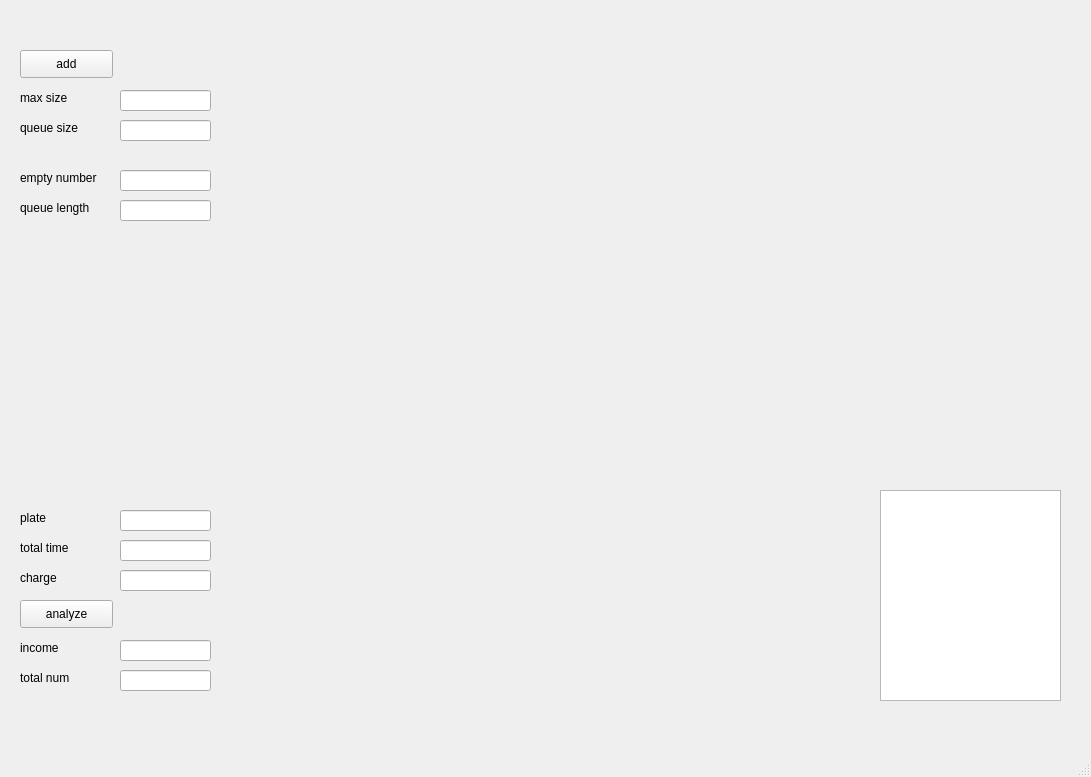
<?xml version="1.0" encoding="UTF-8"?>
<ui version="4.0">
 <class>MainWindow</class>
 <widget class="QMainWindow" name="MainWindow">
  <property name="geometry">
   <rect>
    <x>0</x>
    <y>0</y>
    <width>1091</width>
    <height>777</height>
   </rect>
  </property>
  <property name="windowTitle">
   <string>MainWindow</string>
  </property>
  <widget class="QWidget" name="centralwidget">
   <widget class="QPushButton" name="pushButton">
    <property name="geometry">
     <rect>
      <x>20</x>
      <y>50</y>
      <width>93</width>
      <height>28</height>
     </rect>
    </property>
    <property name="text">
     <string>add</string>
    </property>
   </widget>
   <widget class="QPushButton" name="pushButton_2">
    <property name="geometry">
     <rect>
      <x>20</x>
      <y>600</y>
      <width>93</width>
      <height>28</height>
     </rect>
    </property>
    <property name="text">
     <string>analyze</string>
    </property>
   </widget>
   <widget class="QLabel" name="label">
    <property name="geometry">
     <rect>
      <x>20</x>
      <y>90</y>
      <width>72</width>
      <height>15</height>
     </rect>
    </property>
    <property name="text">
     <string>max size</string>
    </property>
   </widget>
   <widget class="QLabel" name="label_2">
    <property name="geometry">
     <rect>
      <x>20</x>
      <y>120</y>
      <width>81</width>
      <height>16</height>
     </rect>
    </property>
    <property name="text">
     <string>queue size</string>
    </property>
   </widget>
   <widget class="QLabel" name="label_3">
    <property name="geometry">
     <rect>
      <x>20</x>
      <y>170</y>
      <width>101</width>
      <height>16</height>
     </rect>
    </property>
    <property name="text">
     <string>empty number</string>
    </property>
   </widget>
   <widget class="QLabel" name="label_4">
    <property name="geometry">
     <rect>
      <x>20</x>
      <y>200</y>
      <width>101</width>
      <height>16</height>
     </rect>
    </property>
    <property name="text">
     <string>queue length</string>
    </property>
   </widget>
   <widget class="QLabel" name="label_5">
    <property name="geometry">
     <rect>
      <x>20</x>
      <y>510</y>
      <width>72</width>
      <height>15</height>
     </rect>
    </property>
    <property name="text">
     <string>plate</string>
    </property>
   </widget>
   <widget class="QLabel" name="label_6">
    <property name="geometry">
     <rect>
      <x>20</x>
      <y>540</y>
      <width>81</width>
      <height>16</height>
     </rect>
    </property>
    <property name="text">
     <string>total time</string>
    </property>
   </widget>
   <widget class="QLabel" name="label_7">
    <property name="geometry">
     <rect>
      <x>20</x>
      <y>570</y>
      <width>72</width>
      <height>15</height>
     </rect>
    </property>
    <property name="text">
     <string>charge</string>
    </property>
   </widget>
   <widget class="QLabel" name="label_8">
    <property name="geometry">
     <rect>
      <x>20</x>
      <y>640</y>
      <width>72</width>
      <height>15</height>
     </rect>
    </property>
    <property name="text">
     <string>income</string>
    </property>
   </widget>
   <widget class="QLabel" name="label_9">
    <property name="geometry">
     <rect>
      <x>20</x>
      <y>670</y>
      <width>71</width>
      <height>16</height>
     </rect>
    </property>
    <property name="text">
     <string>total num</string>
    </property>
   </widget>
   <widget class="QLineEdit" name="getn">
    <property name="geometry">
     <rect>
      <x>120</x>
      <y>90</y>
      <width>91</width>
      <height>21</height>
     </rect>
    </property>
   </widget>
   <widget class="QLineEdit" name="getm">
    <property name="geometry">
     <rect>
      <x>120</x>
      <y>120</y>
      <width>91</width>
      <height>21</height>
     </rect>
    </property>
   </widget>
   <widget class="QLineEdit" name="emptyNum">
    <property name="geometry">
     <rect>
      <x>120</x>
      <y>170</y>
      <width>91</width>
      <height>21</height>
     </rect>
    </property>
   </widget>
   <widget class="QLineEdit" name="carQueue">
    <property name="geometry">
     <rect>
      <x>120</x>
      <y>200</y>
      <width>91</width>
      <height>21</height>
     </rect>
    </property>
   </widget>
   <widget class="QLineEdit" name="outPlate">
    <property name="geometry">
     <rect>
      <x>120</x>
      <y>510</y>
      <width>91</width>
      <height>21</height>
     </rect>
    </property>
   </widget>
   <widget class="QLineEdit" name="totalTime">
    <property name="geometry">
     <rect>
      <x>120</x>
      <y>540</y>
      <width>91</width>
      <height>21</height>
     </rect>
    </property>
   </widget>
   <widget class="QLineEdit" name="charge">
    <property name="geometry">
     <rect>
      <x>120</x>
      <y>570</y>
      <width>91</width>
      <height>21</height>
     </rect>
    </property>
   </widget>
   <widget class="QLineEdit" name="income">
    <property name="geometry">
     <rect>
      <x>120</x>
      <y>640</y>
      <width>91</width>
      <height>21</height>
     </rect>
    </property>
   </widget>
   <widget class="QLineEdit" name="totalNum">
    <property name="geometry">
     <rect>
      <x>120</x>
      <y>670</y>
      <width>91</width>
      <height>21</height>
     </rect>
    </property>
   </widget>
   <widget class="QTextBrowser" name="info">
    <property name="geometry">
     <rect>
      <x>880</x>
      <y>490</y>
      <width>181</width>
      <height>211</height>
     </rect>
    </property>
   </widget>
  </widget>
  <widget class="QMenuBar" name="menubar">
   <property name="geometry">
    <rect>
     <x>0</x>
     <y>0</y>
     <width>1091</width>
     <height>26</height>
    </rect>
   </property>
  </widget>
  <widget class="QStatusBar" name="statusbar"/>
 </widget>
 <resources/>
 <connections/>
</ui>
